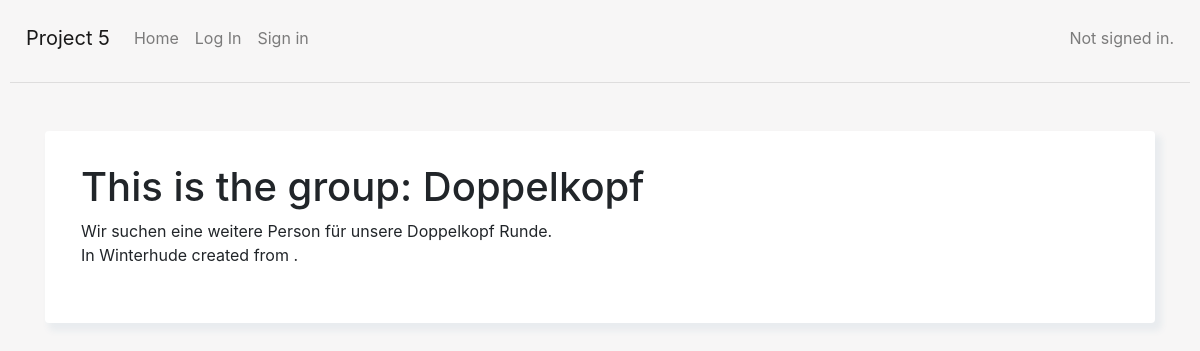
The app's page /group_detail/2/, older data.
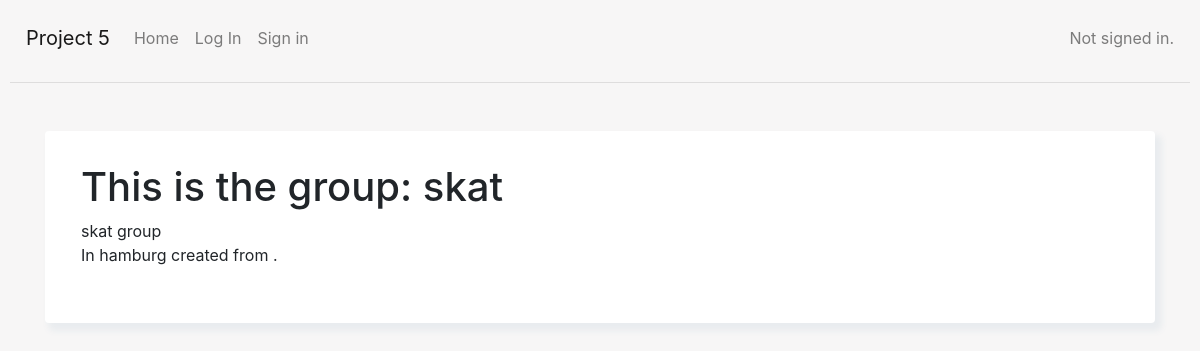
The same page, newer data.
### capstone/models.py (models this page shows, shortened)
class Group(models.Model):
    name = models.CharField(max_length=200)
    description = models.CharField(max_length=200)
    location = models.CharField(max_length=200)
    activity = models.ForeignKey(Activity, on_delete=models.CASCADE, default=None)
    time_and_date = models.DateTimeField(default=None)
    users = models.ManyToManyField(User)
    creator = models.ForeignKey(User, on_delete=models.CASCADE, default=None, related_name='creator')
    recurring = models.BooleanField(default=False)

### capstone/views.py (the view)
# urls.py: path("group_detail/<int:group_id>/", views.group_detail, name="group_detail"),
def group_detail(request, group_id):
    group = Group.objects.get(id=group_id)
    return render(request, 'capstone/group_detail.html', {'group': group})

### capstone/templates/capstone/group_detail.html (shortened to what this page needs)
{% extends "capstone/layout.html" %}
{% block body %}
{% load static %}
<div class="container mt-5">
    <div class="card p-3 mt-2">
        <div class="untereBox">
        <h1>This is the group: {{ group.name }}</h1>
        {{ group.description }} <br>
        In {{ group.location }} created from {{ group.creator }}. <br>
        <br>
        </div>
    </div>
</div>
{% endblock %}

Row changes from the older to the newer data that the page shows:
changed Group: name "Doppelkopf" → "skat"; description "Wir suchen eine weitere Person für unsere Doppelkopf Runde." → "skat group"; location "Winterhude" → "hamburg"
